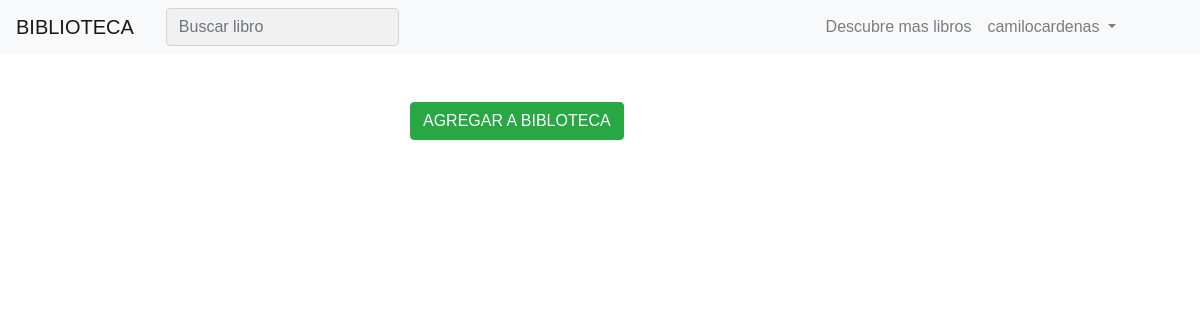
Page /book/5 (signed in) on the earlier database version.
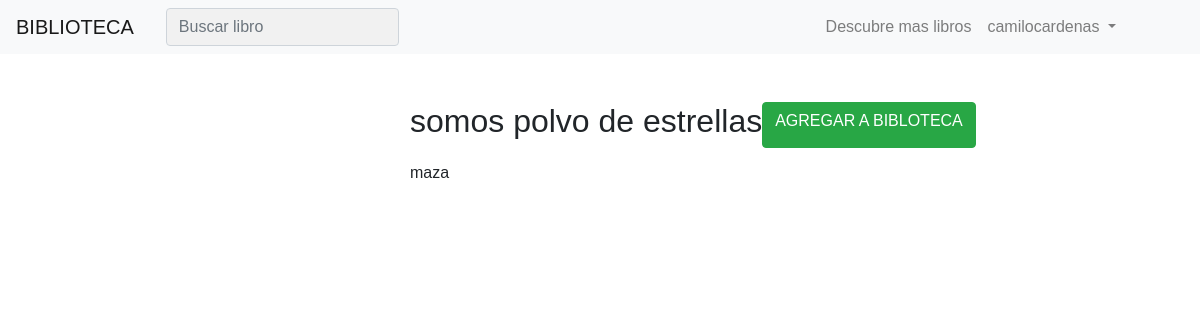
Same page on the later database version.
### bibloteca/models.py (models this page shows)
class Book(models.Model):
    title = models.CharField(max_length = 300)
    author = models.CharField(max_length = 300)
    numPages = models.IntegerField()
    image = models.CharField(max_length = 300 ,default = '' )
    synopsis = models.CharField(max_length = 1000 , default = '')

### bibloteca/views.py (the view)
# urls.py: path('book/<int:book_id>' , views.getbook , name='book'),
@login_required
def getbook(request, book_id):
    book = Book.objects.filter(id = book_id).first()
    return render(request , 'book.html' , {'book' : book})

### bibloteca/templates/book.html (shortened to what this page needs)
{%extends 'base.html'%}
{% block content%}
    <div class="row mt-5">
        <div class="col-lg-4 col-xs-12">
        </div>
        <div class="col-lg-8 col-xs-12">
           <div class="row">
                <h2>{{book.title}}</h2> <a href="/book/add/{{book.id}}" class="btn btn-success">AGREGAR A BIBLOTECA</a>
           </div>
           <div class="row mt-3">
               {{book.author}}
           </div>
        </div>
    </div>
{% endblock %}

Differences in the rows shown:
added Book: title "somos polvo de estrellas", author "maza"
